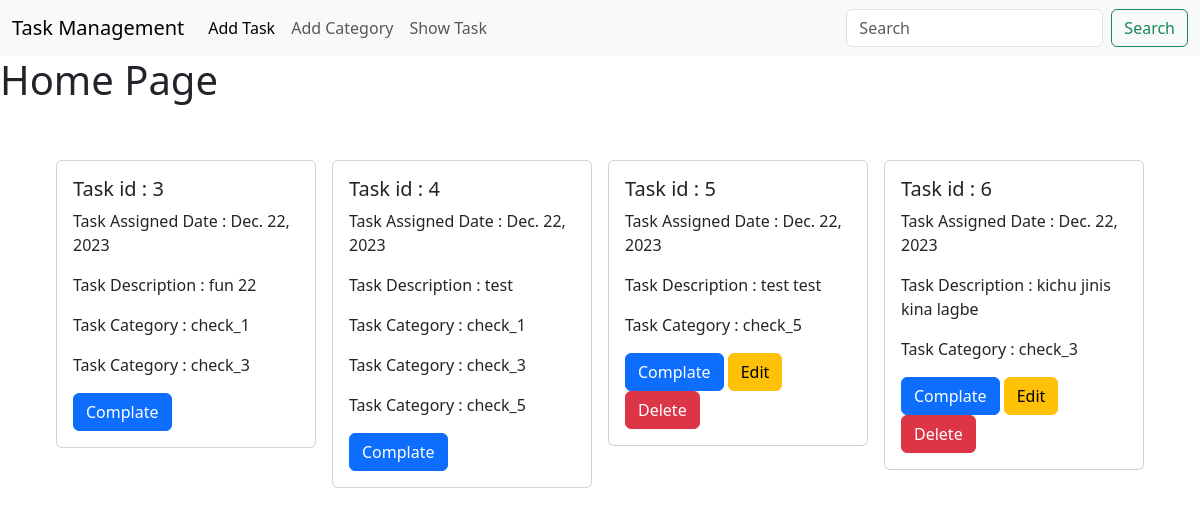
The page / on the database its author committed.
### task/models.py (models this page shows, shortened)
class AddTask(models.Model):
    task_title = models.CharField(max_length = 100)
    Task_assign_date = models.DateField(auto_now_add = True)
    task_description = models.TextField()
    is_completed = models.BooleanField(default = False)
    category = models.ManyToManyField(AddCategory, blank=True, null=True)

### category/models.py (models this page shows, shortened)
class AddCategory(models.Model):
    category_name = models.CharField(max_length = 50)

### Task_Management_System/views.py (the view)
# urls.py: 2. Add a URL to urlpatterns:  path('', views.home, name='home')
def home(request):
    data = AddTask.objects.all()
    return render(request, 'home.html', {'data' : data})

### templates/home.html
{% extends "base.html" %} {% block content %}
<h1>Home Page</h1>
<div class="d-flex flex-wrap justify-content-center px-5 pt-5">
  {% for i in data %}
  <div class="col-sm-3">
    <div class="card mx-2">
      <div class="card-body">
        <h5 class="card-title">Task id : {{i.id}}</h5>
        <p class="card-text">Task Assigned Date : {{i.Task_assign_date}}</p>
        <p>Task Description : {{ i.task_description}}</p>
        {% for cat in i.category.all %}
        <p>Task Category : {{ cat.category_name }}</p>
        {% endfor %}
        {% if not i.is_completed %}
        <a href="{% url 'complate_task' i.id %}" class="btn btn-primary">Complate</a>
        <a href="{% url 'edit_task' i.id %}" class="btn btn-warning">Edit</a>
        <a href="{% url 'delete_task' i.id %}" class="btn btn-danger">Delete</a>
        {% else %}
        <a href="{% url 'complate_task' i.id %}" class="btn btn-primary">Complate</a>
        {% endif %}
      </div>
    </div>
  </div>
  {% endfor %}
</div>
{% endblock %}

### templates/base.html (shortened to what this page needs)
<!DOCTYPE html>
<html lang="en">
  <head>
    <link
      href="https://cdn.jsdelivr.net/npm/bootstrap@5.3.2/dist/css/bootstrap.min.css"
      rel="stylesheet"
    />
  </head>
  <body>
    <nav class="navbar navbar-expand-lg bg-body-tertiary">
      <div class="container-fluid">
        <a class="navbar-brand" href="{% url 'homepage' %}">Task Management</a>
        <div class="collapse navbar-collapse" id="navbarSupportedContent">
          <ul class="navbar-nav me-auto mb-2 mb-lg-0">
            <li class="nav-item">
              <a class="nav-link active" aria-current="page" href="{% url 'add_task' %}">Add Task</a>
            </li>
            <li class="nav-item">
              <a class="nav-link" href="{% url 'add_category' %}">Add Category</a>
            </li>
            <li class="nav-item">
              <a class="nav-link" href="{% url 'homepage' %}">Show Task</a>
            </li>
          </ul>
          <form class="d-flex" role="search">
            <input
              class="form-control me-2"
              type="search"
              placeholder="Search"
              aria-label="Search"
            />
            <button class="btn btn-outline-success" type="submit">
              Search
            </button>
          </form>
        </div>
      </div>
    </nav>
    {% block content %} {% endblock %}
  </body>
</html>

### rows shown on the page
AddTask: id "3", Task_assign_date "Dec. 22, 2023", task_description "fun 22", is_completed "Complate"
AddCategory: category_name "check_1"
AddCategory: category_name "check_3"
AddTask: id "4", Task_assign_date "Dec. 22, 2023", task_description "test", is_completed "Complate"
AddCategory: category_name "check_5"
AddTask: id "5", Task_assign_date "Dec. 22, 2023", task_description "test test", is_completed "Complate"
AddTask: id "6", Task_assign_date "Dec. 22, 2023", task_description "kichu jinis kina lagbe", is_completed "Complate"
